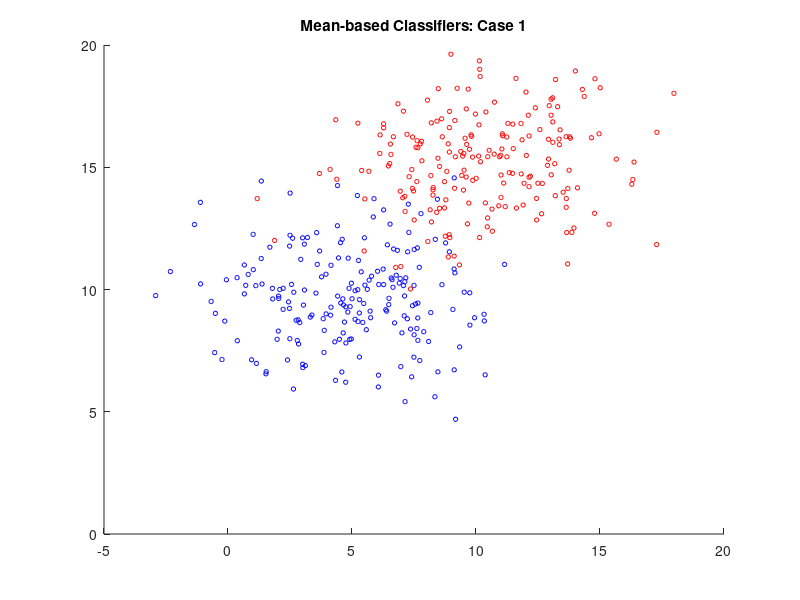

This figure's MATLAB source: (Note: this script raises an error after producing the figure.)
clear all;
close all;

MU1 = [5 10];
SIGMA1 = [8 0; 0 4];
MU2 = [10 15];
SIGMA2 = [8 0; 0 4];

R1 = chol(SIGMA1);
R2= chol(SIGMA2);

X1 = repmat(MU1,200,1) + randn(200,2)*R1;
X2 = repmat(MU2,200,1) + randn(200,2)*R2;

SIGMA1 = cov(X1);
SIGMA2 = cov(X2);


range1 = [-5:0.1:20]
range2 = [-5:0.1:20]

figure;
title('Mean-based Classifiers: Case 1');
hold on;

scatter(X1(:,1), X1(:,2), 10, 'b');
scatter(X2(:,1), X2(:,2), 10, 'r');

[a_vectors, a_values] = eigs(SIGMA1)
[b_vectors, b_values] = eigs(SIGMA2)

map_1 = MAP([MU1; MU2], range1, range2, cat(3,SIGMA1,SIGMA2), [0.5 0.5]);
contour(range1, range2, map_1', [1 1], 'b');
hold on;
micd_1 = MICD([MU1; MU2], range1, range2, cat(3,SIGMA1,SIGMA2));
contour(range1, range2, micd_1', [1 1], 'g');
hold on;
med_1 = MED([MU1; MU2], range1, range2);
contour(range1, range2, med_1', [1 1], 'r');
hold on;
legend('Class A', 'Class B', 'MAP', 'MICD', 'MED');
hold on;

a_theta = atan2(a_vectors(2,1), a_vectors(1,1));
plot_ellipse(MU1(1), MU1(2), a_theta, sqrt(a_values(1,1)), sqrt(a_values(2,2)));

b_theta = atan2(b_vectors(2,1), b_vectors(1,1));
plot_ellipse(MU2(1), MU2(2), b_theta, sqrt(b_values(1,1)),sqrt(b_values(2,2)));
